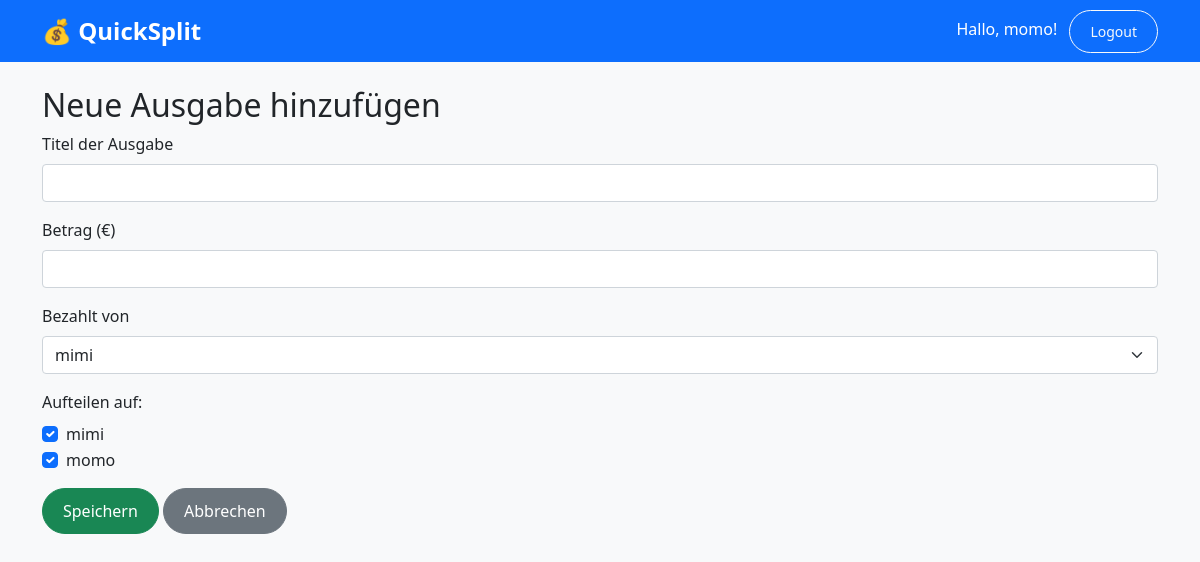
Screenshot of /events/1/add_expense (signed in) with the database file from the repository.
### tables this page shows
CREATE TABLE participants (
        id INTEGER PRIMARY KEY AUTOINCREMENT,
        name TEXT NOT NULL,
        event_id INTEGER NOT NULL,
        FOREIGN KEY (event_id) REFERENCES events(id)
    );

### routes/events.py (the view, shortened to what this page needs)
@events_bp.route('/<int:event_id>/add_expense', methods=['GET', 'POST'])
def add_expense(event_id):
    if 'user_id' not in session:
        return redirect(url_for('auth.login'))
    conn = get_db_connection()
    participants = conn.execute(
        'SELECT * FROM participants WHERE event_id = ? ORDER BY name',
        (event_id,)
    ).fetchall()
    conn.close()
    return render_template('events/add_expense.html', event_id=event_id, participants=participants)

### database.py (called while the page is built)
def get_db_connection():
    conn = sqlite3.connect(DATABASE)
    conn.row_factory = sqlite3.Row
    return conn

### templates/events/add_expense.html (shortened to what this page needs)
{% extends "base.html" %}
{% block content %}
<h2>Neue Ausgabe hinzufügen</h2>
<form method="POST">
  <div class="mb-3">
    <label for="title" class="form-label">Titel der Ausgabe</label>
    <input type="text" class="form-control" name="title" id="title" required>
  </div>
  <div class="mb-3">
    <label for="amount" class="form-label">Betrag (€)</label>
    <input type="number" step="0.01" class="form-control" name="amount" id="amount" required>
  </div>
  <div class="mb-3">
    <label for="payer" class="form-label">Bezahlt von</label>
    <select name="payer" id="payer" class="form-select" required>
      {% for participant in participants %}
        <option value="{{ participant.id }}">{{ participant.name }}</option>
      {% endfor %}
    </select>
  </div>
  <div class="mb-3">
    <label class="form-label">Aufteilen auf:</label>
    {% for participant in participants %}
      <div class="form-check">
        <input class="form-check-input" type="checkbox" name="split_users" value="{{ participant.id }}" id="participant{{ participant.id }}" checked>
        <label class="form-check-label" for="participant{{ participant.id }}">
          {{ participant.name }}
        </label>
      </div>
    {% endfor %}
  </div>
  <button type="submit" class="btn btn-success">Speichern</button>
  <a href="{{ url_for('events.show_event', event_id=event_id) }}" class="btn btn-secondary">Abbrechen</a>
</form>
{% endblock %}

### templates/base.html (shortened to what this page needs)
<!DOCTYPE html>
<html lang="de">
<head>
    <link href="https://cdn.jsdelivr.net/npm/bootstrap@5.1.3/dist/css/bootstrap.min.css" rel="stylesheet">
    <link rel="stylesheet" href="{{ url_for('static', filename='style.css') }}">
</head>
<body>
        <nav class="navbar navbar-expand-lg navbar-dark bg-primary">
            <div class="container">
                <a class="navbar-brand" href="{{ url_for('index') }}">💰 QuickSplit</a>
                <div class="ms-auto">
                    {% if session.get('user_id') %}
                        <span class="navbar-text me-2 text-white">
                            Hallo, {{ session.get('user_name') }}!
                        </span>
                        <a href="{{ url_for('auth.logout') }}" class="btn btn-outline-light btn-sm">Logout</a>
                    {% endif %}
                </div>
            </div>
        </nav>
    <div class="container mt-4">
        {% block content %}{% endblock %}
    </div>
</body>
</html>

### static/style.css (style rules this page uses)
body { background-color: #f8f9fa; }
.navbar-brand { font-weight: bold; font-size: 1.5rem; }
.btn { border-radius: 25px; padding: 10px 20px; }

### rows the page displays
participants: get "momo", name "momo"
participants: name "mimi"

### other values shown
form field payer "mimi"
